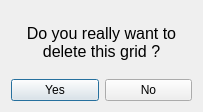
<?xml version="1.0" encoding="UTF-8"?>
<ui version="4.0">
 <class>Dialog</class>
 <widget class="QDialog" name="Dialog">
  <property name="geometry">
   <rect>
    <x>0</x>
    <y>0</y>
    <width>203</width>
    <height>112</height>
   </rect>
  </property>
  <property name="windowTitle">
   <string>Dialog</string>
  </property>
  <layout class="QVBoxLayout" name="verticalLayout">
   <item>
    <layout class="QHBoxLayout" name="horizontalLayout">
     <item>
      <widget class="QLabel" name="label">
       <property name="font">
        <font>
         <pointsize>12</pointsize>
        </font>
       </property>
       <property name="text">
        <string>Do you really want to delete this grid ?</string>
       </property>
       <property name="alignment">
        <set>Qt::AlignCenter</set>
       </property>
       <property name="wordWrap">
        <bool>true</bool>
       </property>
      </widget>
     </item>
    </layout>
   </item>
   <item>
    <layout class="QHBoxLayout" name="horizontalLayout_2">
     <item>
      <widget class="QPushButton" name="yesButton">
       <property name="maximumSize">
        <size>
         <width>100</width>
         <height>16777215</height>
        </size>
       </property>
       <property name="text">
        <string>Yes</string>
       </property>
      </widget>
     </item>
     <item>
      <widget class="QPushButton" name="noButton">
       <property name="maximumSize">
        <size>
         <width>100</width>
         <height>16777215</height>
        </size>
       </property>
       <property name="text">
        <string>No</string>
       </property>
      </widget>
     </item>
    </layout>
   </item>
  </layout>
 </widget>
 <resources/>
 <connections/>
</ui>
